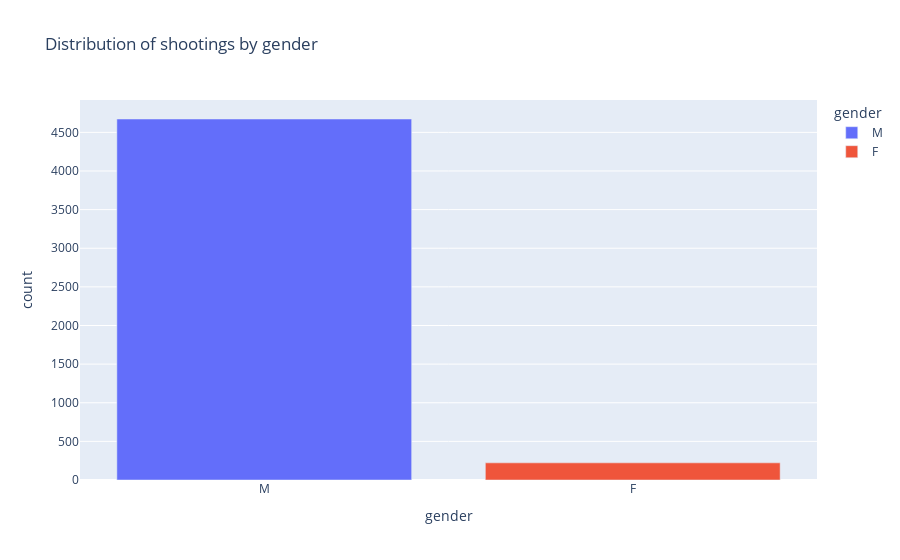

Source (notebook cell):
### Code cell
df_tmp = df_data["gender"].value_counts()
df_tmp = df_tmp.to_frame().reset_index()
df_tmp.columns = ["gender", "count"]
fig = px.bar(df_tmp, x = "gender", y = "count", color = "gender", title="Distribution of shootings by gender")
fig.show()

### Figure 1 — Plotly figure (JSON) as saved in the notebook; plotly's stock layout.template omitted (floating-point values rounded to 4 significant figures)
{"data": [{"alignmentgroup": "True", "hovertemplate": "gender=%{x}<br>count=%{y}<extra></extra>", "legendgroup": "M", "marker": {"color": "#636efa", "pattern": {"shape": ""}}, "name": "M", "offsetgroup": "M", "orientation": "v", "showlegend": true, "textposition": "auto", "type": "bar", "x": ["M"], "xaxis": "x", "y": [4673], "yaxis": "y"}, {"alignmentgroup": "True", "hovertemplate": "gender=%{x}<br>count=%{y}<extra></extra>", "legendgroup": "F", "marker": {"color": "#EF553B", "pattern": {"shape": ""}}, "name": "F", "offsetgroup": "F", "orientation": "v", "showlegend": true, "textposition": "auto", "type": "bar", "x": ["F"], "xaxis": "x", "y": [222], "yaxis": "y"}], "layout": {"autosize": true, "barmode": "relative", "legend": {"title": {"text": "gender"}, "tracegroupgap": 0}, "title": {"text": "Distribution of shootings by gender"}, "xaxis": {"anchor": "y", "autorange": true, "categoryarray": ["M", "F"], "categoryorder": "array", "domain": [0, 1], "range": [-0.5, 1.5], "title": {"text": "gender"}, "type": "category"}, "yaxis": {"anchor": "x", "autorange": true, "domain": [0, 1], "range": [0, 4919.0], "title": {"text": "count"}, "type": "linear"}}}
